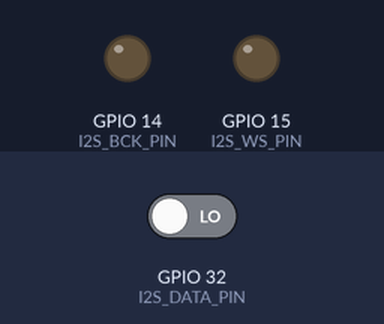
Bench run of a sketch on a simulated ESP32. Parts: output pins drawn as LEDs (lit = HIGH). Inputs (shaded band) come from the test bench; at power-on: GPIO 32 (I2S_DATA_PIN) LOW. I2S audio is not simulated (input reads silence); what the sketch prints to the serial monitor is not drawn.

Above: at 1.3 s.
Timing chart, 0 to 2.8 s (numbered marks = the images above):
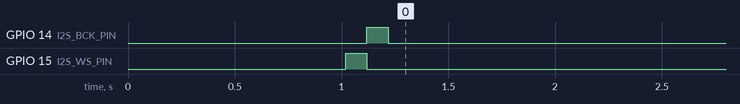

The sketch:

simple_mic_test.ino
```cpp
/*
 * 간단한 ICS-43434 마이크 테스트 코드
 * 하드웨어 연결 확인용
 */

#include <driver/i2s.h>

// ICS-43434 마이크 핀 설정
#define I2S_WS_PIN 15      // Word Select (LR Clock)
#define I2S_BCK_PIN 14     // Bit Clock
#define I2S_DATA_PIN 32    // Data

#define SAMPLE_RATE 16000
#define BUFFER_SIZE 1024

int16_t audioBuffer[BUFFER_SIZE];

void setup() {
    Serial.begin(115200);
    delay(1000);

    Serial.println("=== ICS-43434 마이크 테스트 ===");
    Serial.println("핀 연결:");
    Serial.println("  VDD → 3.3V");
    Serial.println("  GND → GND");
    Serial.println("  WS → GPIO " + String(I2S_WS_PIN));
    Serial.println("  BCK → GPIO " + String(I2S_BCK_PIN));
    Serial.println("  DATA → GPIO " + String(I2S_DATA_PIN));
    Serial.println();

    setupI2S();
    testPinConnections();
}

void loop() {
    Serial.println("\n=== 마이크 데이터 읽기 테스트 ===");

    if (collectAudio()) {
        analyzeAudio();
    } else {
        Serial.println("❌ 오디오 데이터 수집 실패");
        Serial.println("하드웨어 연결을 확인하세요!");
    }

    delay(2000);
}

void setupI2S() {
    Serial.println("I2S 설정 중...");

    // 핀 모드 설정
    pinMode(I2S_WS_PIN, OUTPUT);
    pinMode(I2S_BCK_PIN, OUTPUT);
    pinMode(I2S_DATA_PIN, INPUT);

    // I2S 설정
    i2s_config_t i2s_config = {
        .mode = (i2s_mode_t)(I2S_MODE_MASTER | I2S_MODE_RX),
        .sample_rate = SAMPLE_RATE,
        .bits_per_sample = I2S_BITS_PER_SAMPLE_16BIT,
        .channel_format = I2S_CHANNEL_FMT_ONLY_LEFT,
        .communication_format = I2S_COMM_FORMAT_STAND_I2S,
        .intr_alloc_flags = ESP_INTR_FLAG_LEVEL1,
        .dma_buf_count = 4,
        .dma_buf_len = 1024,
        .use_apll = true,
        .tx_desc_auto_clear = false,
        .fixed_mclk = 0
    };

    i2s_pin_config_t pin_config = {
        .bck_io_num = I2S_BCK_PIN,
        .ws_io_num = I2S_WS_PIN,
        .data_out_num = I2S_PIN_NO_CHANGE,
        .data_in_num = I2S_DATA_PIN
    };

    // I2S 드라이버 설치
    esp_err_t result = i2s_driver_install(I2S_NUM_0, &i2s_config, 0, NULL);
    if (result != ESP_OK) {
        Serial.println("❌ I2S 드라이버 설치 실패: " + String(result));
        return;
    }
    Serial.println("✅ I2S 드라이버 설치 성공");

    // 핀 설정
    result = i2s_set_pin(I2S_NUM_0, &pin_config);
    if (result != ESP_OK) {
        Serial.println("❌ I2S 핀 설정 실패: " + String(result));
        return;
    }
    Serial.println("✅ I2S 핀 설정 성공");

    // I2S 시작
    i2s_zero_dma_buffer(I2S_NUM_0);
    result = i2s_start(I2S_NUM_0);
    if (result != ESP_OK) {
        Serial.println("❌ I2S 시작 실패: " + String(result));
        return;
    }
    Serial.println("✅ I2S 시작 성공");
}

void testPinConnections() {
    Serial.println("\n=== 핀 연결 테스트 ===");

    // WS 핀 테스트
    digitalWrite(I2S_WS_PIN, HIGH);
    delay(100);
    digitalWrite(I2S_WS_PIN, LOW);
    Serial.println("WS 핀 (GPIO " + String(I2S_WS_PIN) + ") 토글 완료");

    // BCK 핀 테스트
    digitalWrite(I2S_BCK_PIN, HIGH);
    delay(100);
    digitalWrite(I2S_BCK_PIN, LOW);
    Serial.println("BCK 핀 (GPIO " + String(I2S_BCK_PIN) + ") 토글 완료");

    // DATA 핀 읽기
    int data_value = digitalRead(I2S_DATA_PIN);
    Serial.println("DATA 핀 (GPIO " + String(I2S_DATA_PIN) + ") 값: " + String(data_value));

    Serial.println("핀 테스트 완료");
}

bool collectAudio() {
    size_t bytes_read = 0;

    Serial.println("I2S에서 데이터 읽는 중...");
    esp_err_t result = i2s_read(I2S_NUM_0, audioBuffer, BUFFER_SIZE * sizeof(int16_t), &bytes_read, 1000);

    if (result != ESP_OK) {
        Serial.println("❌ I2S 읽기 오류: " + String(result));
        return false;
    }

    if (bytes_read == 0) {
        Serial.println("❌ 읽은 데이터 없음");
        return false;
    }

    Serial.println("✅ " + String(bytes_read) + " 바이트 읽기 성공");
    return true;
}

void analyzeAudio() {
    Serial.println("\n=== 오디오 데이터 분석 ===");

    int16_t max_val = -32768;
    int16_t min_val = 32767;
    int16_t non_zero_count = 0;
    int16_t positive_count = 0;
    int16_t negative_count = 0;
    long sum = 0;

    for (int i = 0; i < BUFFER_SIZE; i++) {
        if (audioBuffer[i] > max_val) max_val = audioBuffer[i];
        if (audioBuffer[i] < min_val) min_val = audioBuffer[i];
        if (audioBuffer[i] != 0) non_zero_count++;
        if (audioBuffer[i] > 0) positive_count++;
        if (audioBuffer[i] < 0) negative_count++;
        sum += abs(audioBuffer[i]);
    }

    float avg_amplitude = (float)sum / BUFFER_SIZE;
    int16_t range = max_val - min_val;

    Serial.println("최대값: " + String(max_val));
    Serial.println("최소값: " + String(min_val));
    Serial.println("범위: " + String(range));
    Serial.println("비영점 샘플: " + String(non_zero_count) + "/" + String(BUFFER_SIZE));
    Serial.println("양수 샘플: " + String(positive_count));
    Serial.println("음수 샘플: " + String(negative_count));
    Serial.println("평균 진폭: " + String(avg_amplitude, 2));

    // 첫 10개 샘플 출력
    Serial.print("첫 10개 샘플: ");
    for (int i = 0; i < 10; i++) {
        Serial.print(String(audioBuffer[i]));
        if (i < 9) Serial.print(", ");
    }
    Serial.println();

    // 마이크 상태 판정
    Serial.println("\n=== 마이크 상태 판정 ===");

    if (non_zero_count > 50 && range > 100) {
        Serial.println("✅ 마이크 정상 작동!");
        Serial.println("  - 충분한 비영점 샘플: " + String(non_zero_count));
        Serial.println("  - 좋은 동적 범위: " + String(range));

        if (positive_count > 0 && negative_count > 0) {
            Serial.println("  - 양수/음수 값 모두 존재");
        }
    } else {
        Serial.println("❌ 마이크 문제 발견!");
        if (non_zero_count <= 50) {
            Serial.println("  - 비영점 샘플 부족: " + String(non_zero_count) + " (필요: >50)");
        }
        if (range <= 100) {
            Serial.println("  - 동적 범위 부족: " + String(range) + " (필요: >100)");
        }
        Serial.println("하드웨어 연결을 다시 확인하세요!");
    }
}
```
